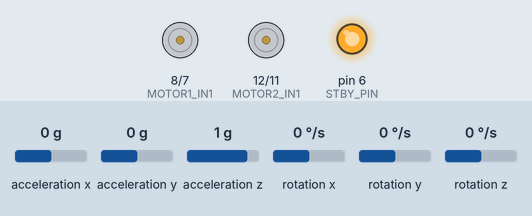
Bench run of a program on a simulated Arduino Pro Mini, built with avr-gcc and run on an emulated ATmega328P. On the bench: motor-driver pin pairs drawn as motors (green arrow = first pin HIGH = forward, orange = second pin HIGH = backward, longer = more drive, scaled by the enable pin, stopped while the standby pin is LOW), output pins drawn as LEDs (lit = HIGH). Inputs (shaded band) come from the test bench; at power-on: acceleration y 0 g, acceleration x 0 g, acceleration z 1 g, rotation x 0 °/s, rotation y 0 °/s, rotation z 0 °/s. What the program prints to the serial monitor is not drawn.

Above: at 5.6 s.
5.7 s: acceleration y set to -1.4 g
Timing chart, 0 to 8.7 s (numbered marks = the images above; inputs shaded):
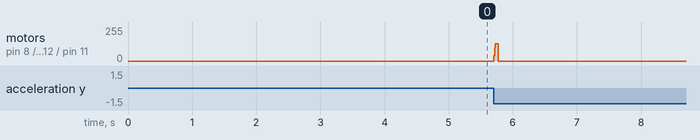

Measured:
- after the input at 5.7 s, motor on pin 8 (MOTOR1_IN1) / pin 7 (MOTOR1_IN2), motor on pin 12 (MOTOR2_IN1) / pin 11 (MOTOR2_IN2): stopped → forward 41/255 at once, → forward 99/255 0.01 s later, → forward 128/255 0.01 s later, → stopped 0.04 s later

The program:

main.cpp
```cpp
#include <Arduino.h>
#include "MPU6050_6Axis_MotionApps20.h"
#include "Wire.h"
#include <KalmanFilter.h>

MPU6050 mpu6050;
MPU6050 initialize;

#define GYR_GAIN 20.0
#define SAMPLE_TIME 10.0
#define STOP_ANGLE 15

KalmanFilter kalmanX(0.001, 0.003, 0.03);

unsigned long preTime = 0;
unsigned long lastTime;

float angleFiltered, angleFilteredOffset;
float input, output;
float pEffect, iEffect, dEffect, lastpEffect;
float motorPWM;
int timeChange;

// motor pin
int MOTOR1_PWM = 9;
int MOTOR1_IN1 = 8;
int MOTOR1_IN2 = 7;
int MOTOR2_PWM = 10;
int MOTOR2_IN1 = 12;
int MOTOR2_IN2 = 11;
int STBY_PIN = 6;

bool motor_stop = false;

// フィルタ処理
void filter() {
    int16_t ax, ay, az, gx, gy, gz;
    mpu6050.getMotion6(&ax, &ay, &az, &gx, &gy, &gz);

    float angleX = (atan2(ay, az) * 180 / M_PI);
    float omega =  gx / GYR_GAIN;
    unsigned long now = millis();
    float dt = (now - preTime) / 1000.00;
    preTime = now;
    float K = 0.8;
    float A = K / (K + dt);
    angleFiltered = A * (angleFiltered + omega * dt) + (1 - A) * angleX;
}

// カルマンフィルタ
void kalmanFilter() {
    int16_t ax, ay, az, gx, gy, gz;
    mpu6050.getMotion6(&ax, &ay, &az, &gx, &gy, &gz);

    float angleX = (atan2(ay, az) * 180 / M_PI);
    angleFiltered = kalmanX.update(angleX, gx / GYR_GAIN);
}

// PID処理
void pidPorcess() {
  float kp = 15;
  float kd = 150;
  float ki = 0.1;

  // 計測時間チェック
  unsigned long now = millis();
  timeChange = (now - lastTime);

  // PID処理
  if(timeChange >= SAMPLE_TIME){
    input = angleFiltered - angleFilteredOffset;
    pEffect = input;
    iEffect += pEffect * timeChange;
    dEffect = (pEffect - lastpEffect) / timeChange;
    output = kp * pEffect + ki * iEffect + kd * dEffect;
    motorPWM = output ;
    lastpEffect = pEffect;
    lastTime = now;
  }
}

void setup() {

    // ピンの初期化
    pinMode(MOTOR1_IN1, OUTPUT);
    pinMode(MOTOR1_IN2, OUTPUT);
    pinMode(MOTOR2_IN1, OUTPUT);
    pinMode(MOTOR2_IN2, OUTPUT);
    pinMode(STBY_PIN, OUTPUT);

    digitalWrite(STBY_PIN, HIGH);

    // MPU6050初期化
    Wire.begin();
    Serial.begin(115200);
    mpu6050.initialize();
    initialize.setFullScaleGyroRange(MPU6050_GYRO_FS_2000);;

    // 初期位置のチェック
    for (int i = 0; i < 1000; i++) {
       kalmanFilter();
       angleFilteredOffset = angleFiltered;
    }

    // 最初のPID処理
    if (abs(angleFiltered) < STOP_ANGLE)    {
        angleFiltered = 0;
        kalmanFilter();
        output = pEffect = iEffect = dEffect = 0;
        pidPorcess();
    }
}

void loop() {

    // フィルタ処理
    kalmanFilter();

    // 転倒チェック
    if (abs(angleFiltered) < STOP_ANGLE && !motor_stop) {
        pidPorcess();
        Serial.print(motorPWM); Serial.print("\t");
        Serial.print(angleFiltered);
        Serial.print("\n");

    } else if (abs(angleFiltered) >= STOP_ANGLE) {
        motor_stop = true;
    }

    // 転倒時はモーター停止
    if (motor_stop) {
        digitalWrite(MOTOR1_IN1, LOW);
        digitalWrite(MOTOR1_IN2, LOW);
        digitalWrite(MOTOR2_IN1, LOW);
        digitalWrite(MOTOR2_IN2, LOW);

    } else if (motorPWM > 0) {
        digitalWrite(MOTOR1_IN1, LOW);
        digitalWrite(MOTOR1_IN2, HIGH);
        digitalWrite(MOTOR2_IN1, LOW);
        digitalWrite(MOTOR2_IN2, HIGH);
    } else if (motorPWM < 0) {
        digitalWrite(MOTOR1_IN1, HIGH);
        digitalWrite(MOTOR1_IN2, LOW);
        digitalWrite(MOTOR2_IN1, HIGH);
        digitalWrite(MOTOR2_IN2, LOW);
    }
    analogWrite(MOTOR1_PWM, min(128, abs(motorPWM)));
    analogWrite(MOTOR2_PWM, min(128, abs(motorPWM)));
}
```

KalmanFilter.cpp
```cpp
// (licence header left out)
#if ARDUINO >= 100
#include "Arduino.h"
#else
#include "WProgram.h"
#endif

#include "KalmanFilter.h"

KalmanFilter::KalmanFilter(float angle, float bias, float measure)
{
    Q_angle = angle;
    Q_bias = bias;
    R_measure = measure;

    K_angle = 0.0;
    K_bias = 0.0;

    P[0][0] = 0.0;
    P[0][1] = 0.0;
    P[1][0] = 0.0;
    P[1][1] = 0.0;

    kt = (double)micros();
}

float KalmanFilter::update(float newValue, float newRate)
{
    dt = (double)(micros() - kt) / 1000000;

    K_rate = newRate - K_bias;
    K_angle += dt * K_rate;

    P[0][0] += dt * (P[1][1] + P[0][1]) + Q_angle * dt;
    P[0][1] -= dt * P[1][1];
    P[1][0] -= dt * P[1][1];
    P[1][1] += Q_bias * dt;

    S = P[0][0] + R_measure;

    K[0] = P[0][0] / S;
    K[1] = P[1][0] / S;

    y = newValue - K_angle;

    K_angle += K[0] * y;
    K_bias += K[1] * y;

    P[0][0] -= K[0] * P[0][0];
    P[0][1] -= K[0] * P[0][1];
    P[1][0] -= K[1] * P[0][0];
    P[1][1] -= K[1] * P[0][1];

    kt = (double)micros();

    return K_angle;
};
```

KalmanFilter.h
```cpp
// (licence header left out)
#ifndef KalmanFilter_h
#define KalmanFilter_h

#if ARDUINO >= 100
#include "Arduino.h"
#else
#include "WProgram.h"
#endif

class KalmanFilter
{
    public:

	KalmanFilter(float angle = 0.001, float bias = 0.003, float measure = 0.03);
	float update(float newValue, float newRate);

    private:

	float Q_angle, Q_bias, R_measure;
	float K_angle, K_bias, K_rate;
	float P[2][2], K[2];
	float S, y;
	float dt, kt;
};

#endif
```
